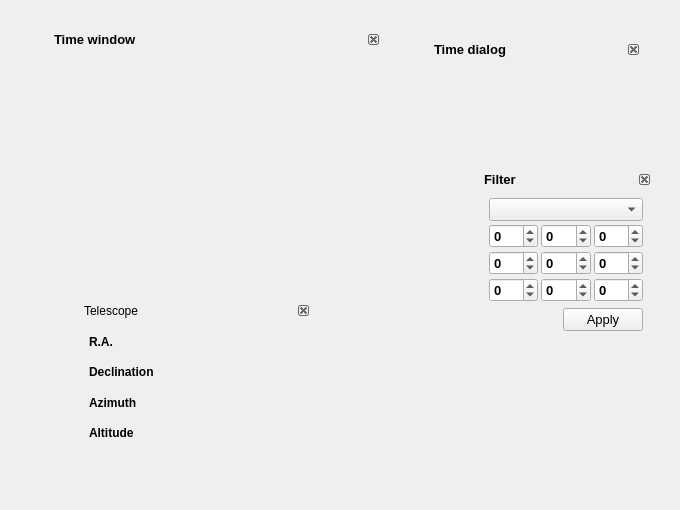
  <widget class="QWidget" name="centralWidget">
   <widget class="CMapView" name="widget" native="true">
    <property name="geometry">
     <rect>
      <x>0</x>
      <y>20</y>
      <width>671</width>
      <height>481</height>
     </rect>
    </property>
    <property name="minimumSize">
     <size>
      <width>256</width>
      <height>256</height>
     </size>
    </property>
    <property name="cursor">
     <cursorShape>CrossCursor</cursorShape>
    </property>
    <property name="focusPolicy">
     <enum>Qt::StrongFocus</enum>
    </property>
    <widget class="QDockWidget" name="dockTime">
     <property name="enabled">
      <bool>true</bool>
     </property>
     <property name="geometry">
      <rect>
       <x>50</x>
       <y>10</y>
       <width>331</width>
       <height>171</height>
      </rect>
     </property>
     <property name="sizePolicy">
      <sizepolicy hsizetype="Fixed" vsizetype="Fixed">
       <horstretch>0</horstretch>
       <verstretch>0</verstretch>
      </sizepolicy>
     </property>
     <property name="font">
      <font>
       <pointsize>10</pointsize>
       <weight>75</weight>
       <bold>true</bold>
      </font>
     </property>
     <property name="floating">
      <bool>false</bool>
     </property>
     <property name="features">
      <set>QDockWidget::DockWidgetClosable|QDockWidget::DockWidgetMovable</set>
     </property>
     <property name="allowedAreas">
      <set>Qt::NoDockWidgetArea</set>
     </property>
     <property name="windowTitle">
      <string>Time window</string>
     </property>
     <widget class="QWidget" name="dockWidgetContents_3"/>
    </widget>
    <widget class="QDockWidget" name="dockTele">
     <property name="geometry">
      <rect>
       <x>80</x>
       <y>281</y>
       <width>231</width>
       <height>153</height>
      </rect>
     </property>
     <property name="sizePolicy">
      <sizepolicy hsizetype="Fixed" vsizetype="Fixed">
       <horstretch>0</horstretch>
       <verstretch>0</verstretch>
      </sizepolicy>
     </property>
     <property name="floating">
      <bool>false</bool>
     </property>
     <property name="features">
      <set>QDockWidget::DockWidgetClosable|QDockWidget::DockWidgetMovable</set>
     </property>
     <property name="allowedAreas">
      <set>Qt::NoDockWidgetArea</set>
     </property>
     <property name="windowTitle">
      <string>Telescope</string>
     </property>
     <widget class="QWidget" name="dockWidgetContents_7">
      <layout class="QVBoxLayout" name="verticalLayout_3">
       <item>
        <layout class="QGridLayout" name="gridLayout_3">
         <property name="spacing">
          <number>6</number>
         </property>
         <item row="0" column="0">
          <widget class="QLabel" name="label_21">
           <property name="font">
            <font>
             <weight>75</weight>
             <bold>true</bold>
            </font>
           </property>
           <property name="text">
            <string>R.A.</string>
           </property>
          </widget>
         </item>
         <item row="0" column="1">
          <widget class="QLabel" name="label_tele1">
           <property name="font">
            <font>
             <weight>75</weight>
             <bold>true</bold>
            </font>
           </property>
           <property name="text">
            <string/>
           </property>
          </widget>
         </item>
         <item row="1" column="0">
          <widget class="QLabel" name="label_22">
           <property name="font">
            <font>
             <weight>75</weight>
             <bold>true</bold>
            </font>
           </property>
           <property name="text">
            <string>Declination</string>
           </property>
          </widget>
         </item>
         <item row="1" column="1">
          <widget class="QLabel" name="label_tele2">
           <property name="font">
            <font>
             <weight>75</weight>
             <bold>true</bold>
            </font>
           </property>
           <property name="text">
            <string/>
           </property>
          </widget>
         </item>
         <item row="2" column="0">
          <widget class="QLabel" name="label_23">
           <property name="font">
            <font>
             <weight>75</weight>
             <bold>true</bold>
            </font>
           </property>
           <property name="text">
            <string>Azimuth</string>
           </property>
          </widget>
         </item>
         <item row="2" column="1">
          <widget class="QLabel" name="label_tele3">
           <property name="font">
            <font>
             <weight>75</weight>
             <bold>true</bold>
            </font>
           </property>
           <property name="text">
            <string/>
           </property>
          </widget>
         </item>
         <item row="3" column="0">
          <widget class="QLabel" name="label_24">
           <property name="font">
            <font>
             <weight>75</weight>
             <bold>true</bold>
            </font>
           </property>
           <property name="text">
            <string>Altitude</string>
           </property>
          </widget>
         </item>
         <item row="3" column="1">
          <widget class="QLabel" name="label_tele4">
           <property name="font">
            <font>
             <weight>75</weight>
             <bold>true</bold>
            </font>
           </property>
           <property name="text">
            <string/>
           </property>
          </widget>
         </item>
        </layout>
       </item>
      </layout>
     </widget>
    </widget>
    <widget class="QDockWidget" name="dockTimeDialog">
     <property name="enabled">
      <bool>true</bool>
     </property>
     <property name="geometry">
      <rect>
       <x>430</x>
       <y>20</y>
       <width>211</width>
       <height>81</height>
      </rect>
     </property>
     <property name="sizePolicy">
      <sizepolicy hsizetype="Fixed" vsizetype="Fixed">
       <horstretch>0</horstretch>
       <verstretch>0</verstretch>
      </sizepolicy>
     </property>
     <property name="font">
      <font>
       <pointsize>10</pointsize>
       <weight>75</weight>
       <bold>true</bold>
      </font>
     </property>
     <property name="floating">
      <bool>false</bool>
     </property>
     <property name="features">
      <set>QDockWidget::DockWidgetClosable|QDockWidget::DockWidgetMovable</set>
     </property>
     <property name="allowedAreas">
      <set>Qt::NoDockWidgetArea</set>
     </property>
     <property name="windowTitle">
      <string>Time dialog</string>
     </property>
     <widget class="QWidget" name="dockWidgetContents_5"/>
    </widget>
    <widget class="QDockWidget" name="dockFilter">
     <property name="enabled">
      <bool>true</bool>
     </property>
     <property name="geometry">
      <rect>
       <x>480</x>
       <y>150</y>
       <width>172</width>
       <height>181</height>
      </rect>
     </property>
     <property name="sizePolicy">
      <sizepolicy hsizetype="Preferred" vsizetype="Preferred">
       <horstretch>0</horstretch>
       <verstretch>0</verstretch>
      </sizepolicy>
     </property>
     <property name="minimumSize">
      <size>
       <width>172</width>
       <height>181</height>
      </size>
     </property>
     <property name="font">
      <font>
       <pointsize>10</pointsize>
       <weight>75</weight>
       <bold>true</bold>
      </font>
     </property>
     <property name="floating">
      <bool>false</bool>
     </property>
     <property name="features">
      <set>QDockWidget::DockWidgetClosable|QDockWidget::DockWidgetMovable</set>
     </property>
     <property name="allowedAreas">
      <set>Qt::NoDockWidgetArea</set>
     </property>
     <property name="windowTitle">
      <string>Filter</string>
     </property>
     <widget class="QWidget" name="dockWidgetContents_10">
      <layout class="QVBoxLayout" name="verticalLayout_6">
       <item>
        <layout class="QVBoxLayout" name="verticalLayout_5">
         <item>
          <layout class="QGridLayout" name="gridLayout_7">
           <property name="spacing">
            <number>3</number>
           </property>
           <item row="1" column="2">
            <widget class="QSpinBox" name="spinBox_f02">
             <property name="minimum">
              <number>-32</number>
             </property>
             <property name="maximum">
              <number>32</number>
             </property>
            </widget>
           </item>
           <item row="1" column="0">
            <widget class="QSpinBox" name="spinBox_f00">
             <property name="minimum">
              <number>-32</number>
             </property>
             <property name="maximum">
              <number>32</number>
             </property>
            </widget>
           </item>
           <item row="2" column="0">
            <widget class="QSpinBox" name="spinBox_f10">
             <property name="minimum">
              <number>-32</number>
             </property>
             <property name="maximum">
              <number>32</number>
             </property>
            </widget>
           </item>
           <item row="3" column="2">
            <widget class="QSpinBox" name="spinBox_f22">
             <property name="minimum">
              <number>-32</number>
             </property>
             <property name="maximum">
              <number>32</number>
             </property>
            </widget>
           </item>
           <item row="3" column="0">
            <widget class="QSpinBox" name="spinBox_f20">
             <property name="minimum">
              <number>-32</number>
             </property>
             <property name="maximum">
              <number>32</number>
             </property>
            </widget>
           </item>
           <item row="2" column="1">
            <widget class="QSpinBox" name="spinBox_f11">
             <property name="minimum">
              <number>-32</number>
             </property>
             <property name="maximum">
              <number>32</number>
             </property>
            </widget>
           </item>
           <item row="3" column="1">
            <widget class="QSpinBox" name="spinBox_f21">
             <property name="minimum">
              <number>-32</number>
             </property>
             <property name="maximum">
              <number>32</number>
             </property>
            </widget>
           </item>
           <item row="2" column="2">
            <widget class="QSpinBox" name="spinBox_f12">
             <property name="minimum">
              <number>-32</number>
             </property>
             <property name="maximum">
              <number>32</number>
             </property>
            </widget>
           </item>
           <item row="1" column="1">
            <widget class="QSpinBox" name="spinBox_f01">
             <property name="minimum">
              <number>-32</number>
             </property>
             <property name="maximum">
              <number>32</number>
             </property>
            </widget>
           </item>
           <item row="0" column="0" colspan="3">
            <widget class="QComboBox" name="comboBox_3"/>
           </item>
          </layout>
         </item>
         <item>
          <layout class="QHBoxLayout" name="horizontalLayout_15">
           <item>
            <spacer name="horizontalSpacer_3">
             <property name="orientation">
              <enum>Qt::Horizontal</enum>
             </property>
             <property name="sizeHint" stdset="0">
              <size>
               <width>40</width>
               <height>20</height>
              </size>
             </property>
            </spacer>
           </item>
           <item>
            <widget class="QPushButton" name="pushButton_22">
             <property name="font">
              <font>
               <weight>50</weight>
               <bold>false</bold>
              </font>
             </property>
             <property name="text">
              <string>Apply</string>
             </property>
            </widget>
           </item>
          </layout>
         </item>
        </layout>
       </item>
       <item>
        <spacer name="verticalSpacer_6">
         <property name="orientation">
          <enum>Qt::Vertical</enum>
         </property>
         <property name="sizeHint" stdset="0">
          <size>
           <width>20</width>
           <height>40</height>
          </size>
         </property>
        </spacer>
       </item>
      </layout>
     </widget>
    </widget>
   </widget>
  </widget>
